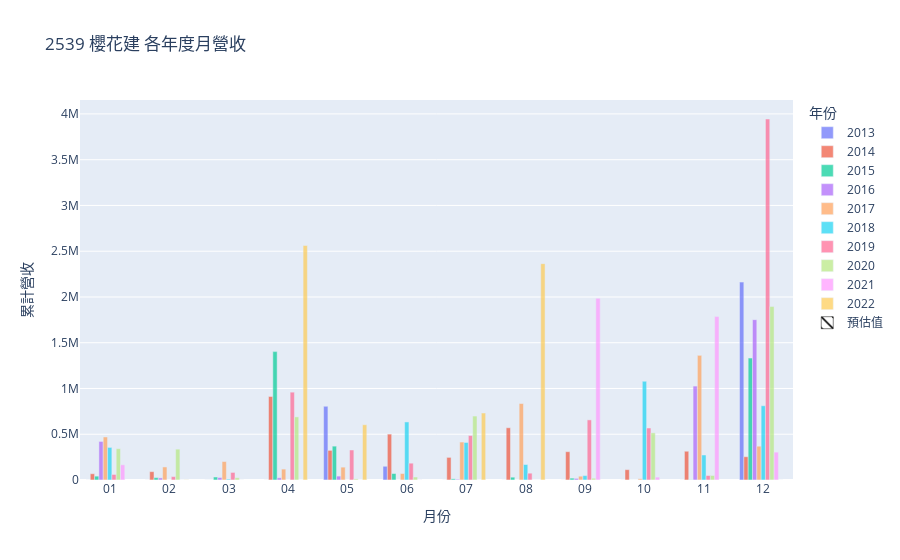
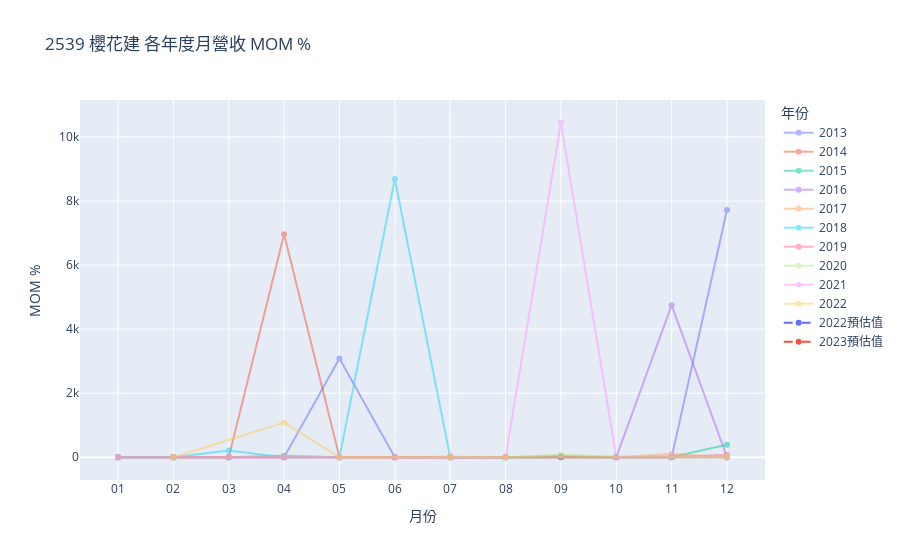
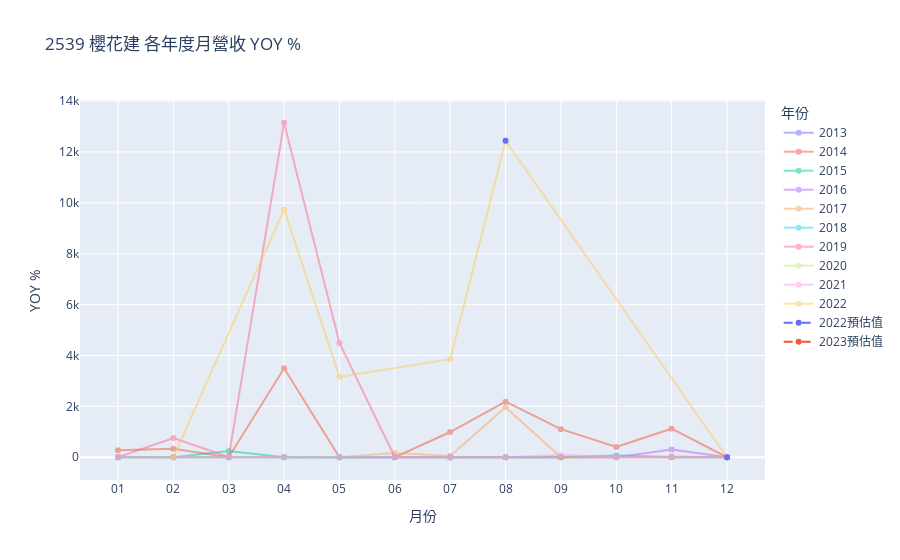

The notebook cell saved with these charts, in order:
### Code cell
data, table, latest, predict, REV.show(), MOM.show(), YOY.show()

### Figure 1 — Plotly figure (JSON) as saved in the notebook; plotly's stock layout.template omitted (floating-point values rounded to 4 significant figures)
{"data": [{"name": "2013", "opacity": 0.7, "type": "bar", "x": ["01", "02", "03", "04", "05", "06", "07", "08", "09", "10", "11", "12"], "y": [250, 270, 261, 261, 805622, 150039, 249, 261, 280, 280, 280, 2162470]}, {"name": "2014", "opacity": 0.7, "type": "bar", "x": ["01", "02", "03", "04", "05", "06", "07", "08", "09", "10", "11", "12"], "y": [68326, 91279, 131, 912496, 323912, 501623, 247081, 570616, 309288, 112953, 314223, 254454]}, {"name": "2015", "opacity": 0.7, "type": "bar", "x": ["01", "02", "03", "04", "05", "06", "07", "08", "09", "10", "11", "12"], "y": [42170, 26274, 32630, 1402952, 370044, 70989, 12945, 30864, 20649, 448, 3406, 1332763]}, {"name": "2016", "opacity": 0.7, "type": "bar", "x": ["01", "02", "03", "04", "05", "06", "07", "08", "09", "10", "11", "12"], "y": [421268, 22834, 26980, 23853, 42711, 422, 8473, 425, 17417, 216, 1026315, 1752074]}, {"name": "2017", "opacity": 0.7, "type": "bar", "x": ["01", "02", "03", "04", "05", "06", "07", "08", "09", "10", "11", "12"], "y": [470031, 142506, 201620, 119104, 140601, 70864, 414884, 835362, 41465, 13226, 1362299, 369385]}, {"name": "2018", "opacity": 0.7, "type": "bar", "x": ["01", "02", "03", "04", "05", "06", "07", "08", "09", "10", "11", "12"], "y": [356013, 49, 10473, 73, 73, 634454, 410032, 169291, 48083, 1078883, 273233, 811445]}, {"name": "2019", "opacity": 0.7, "type": "bar", "x": ["01", "02", "03", "04", "05", "06", "07", "08", "09", "10", "11", "12"], "y": [60528, 37192, 82670, 959824, 327899, 183800, 485938, 74517, 656827, 568195, 49071, 3944653]}, {"name": "2020", "opacity": 0.7, "type": "bar", "x": ["01", "02", "03", "04", "05", "06", "07", "08", "09", "10", "11", "12"], "y": [342160, 337298, 24785, 689502, 12159, 32552, 698940, 238, 19249, 515222, 49228, 1895156]}, {"name": "2021", "opacity": 0.7, "type": "bar", "x": ["01", "02", "03", "04", "05", "06", "07", "08", "09", "10", "11", "12"], "y": [165651, 214, 234, 263, 191, 526, 190, 190, 1985169, 31555, 1785385, 304748]}, {"name": "2022", "opacity": 0.7, "type": "bar", "x": ["02", "04", "05", "07", "08", "12"], "y": [2372, 2562133, 604021, 732130, 2364287, 0]}, {"marker": {"color": "black", "line": {"color": "black"}, "pattern": {"fillmode": "replace", "shape": "\\"}}, "name": "預估值", "opacity": 1, "type": "bar", "x": ["08", "08", "09", "10", "11", "12", "12", "02", "04", "05", "07", "08", "12"], "y": [null, null, null, null, null, null, null, null, null, null, null, null, null]}], "layout": {"autosize": true, "barmode": "group", "hovermode": "x unified", "legend": {"title": {"text": "年份"}}, "title": {"text": "2539 櫻花建 各年度月營收"}, "xaxis": {"autorange": true, "range": [-0.5, 11.5], "title": {"text": "月份"}, "type": "category"}, "yaxis": {"autorange": true, "range": [0, 4152000.0], "title": {"text": "累計營收"}, "type": "linear"}}}

### Figure 2 — Plotly figure (JSON) as saved in the notebook; plotly's stock layout.template omitted (floating-point values rounded to 4 significant figures)
{"data": [{"name": "2013", "opacity": 0.5, "type": "scatter", "x": ["01", "02", "03", "04", "05", "06", "07", "08", "09", "10", "11", "12"], "y": [null, 0.08, -0.03333, 0, 3086.0, -0.8138, -0.9983, 0.04819, 0.0728, 0, 0, 7722.0]}, {"name": "2014", "opacity": 0.5, "type": "scatter", "x": ["01", "02", "03", "04", "05", "06", "07", "08", "09", "10", "11", "12"], "y": [-0.9684, 0.3359, -0.9986, 6965.0, -0.645, 0.5486, -0.5074, 1.309, -0.458, -0.6348, 1.782, -0.1902]}, {"name": "2015", "opacity": 0.5, "type": "scatter", "x": ["01", "02", "03", "04", "05", "06", "07", "08", "09", "10", "11", "12"], "y": [-0.8343, -0.377, 0.2419, 42.0, -0.7362, -0.8082, -0.8176, 1.384, -0.331, -0.9783, 6.603, 390.3]}, {"name": "2016", "opacity": 0.5, "type": "scatter", "x": ["01", "02", "03", "04", "05", "06", "07", "08", "09", "10", "11", "12"], "y": [-0.6839, -0.9458, 0.1816, -0.1159, 0.7906, -0.9901, 19.08, -0.9498, 39.98, -0.9876, 4750.0, 0.7072]}, {"name": "2017", "opacity": 0.5, "type": "scatter", "x": ["01", "02", "03", "04", "05", "06", "07", "08", "09", "10", "11", "12"], "y": [-0.7317, -0.6968, 0.4148, -0.4093, 0.1805, -0.496, 4.855, 1.013, -0.9504, -0.681, 102.0, -0.7289]}, {"name": "2018", "opacity": 0.5, "type": "scatter", "x": ["01", "02", "03", "04", "05", "06", "07", "08", "09", "10", "11", "12"], "y": [-0.0362, -0.9999, 212.7, -0.993, 0, 8690.0, -0.3537, -0.5871, -0.716, 21.44, -0.7467, 1.97]}, {"name": "2019", "opacity": 0.5, "type": "scatter", "x": ["01", "02", "03", "04", "05", "06", "07", "08", "09", "10", "11", "12"], "y": [-0.9254, -0.3855, 1.223, 10.61, -0.6584, -0.4395, 1.644, -0.8467, 7.814, -0.1349, -0.9136, 79.39]}, {"name": "2020", "opacity": 0.5, "type": "scatter", "x": ["01", "02", "03", "04", "05", "06", "07", "08", "09", "10", "11", "12"], "y": [-0.9133, -0.01421, -0.9265, 26.82, -0.9824, 1.677, 20.47, -0.9997, 79.88, 25.77, -0.9045, 37.5]}, {"name": "2021", "opacity": 0.5, "type": "scatter", "x": ["01", "02", "03", "04", "05", "06", "07", "08", "09", "10", "11", "12"], "y": [-0.9126, -0.9987, 0.09346, 0.1239, -0.2738, 1.754, -0.6388, 0, 10450.0, -0.9841, 55.58, -0.8293]}, {"name": "2022", "opacity": 0.5, "type": "scatter", "x": ["02", "04", "05", "07", "08", "12"], "y": [-0.9922, 1079.0, -0.7643, 0.2121, 2.229, -1]}, {"connectgaps": false, "line": {"dash": "dash"}, "name": "2022預估值", "type": "scatter", "x": ["08", "08", "09", "10", "11", "12", "12"], "y": [null, null, null, null, null, null, null]}, {"connectgaps": false, "line": {"dash": "dash"}, "name": "2023預估值", "type": "scatter", "x": ["02", "04", "05", "07", "08", "12"], "y": [null, null, null, null, null, null]}], "layout": {"autosize": true, "hovermode": "x unified", "legend": {"title": {"text": "年份"}}, "title": {"text": "2539 櫻花建 各年度月營收 MOM %"}, "xaxis": {"autorange": true, "range": [-0.6847, 11.68], "title": {"text": "月份"}, "type": "category"}, "yaxis": {"autorange": true, "range": [-863.2, 11310.0], "title": {"text": "MOM %"}, "type": "linear"}}}

### Figure 3 — Plotly figure (JSON) as saved in the notebook; plotly's stock layout.template omitted (floating-point values rounded to 4 significant figures)
{"data": [{"name": "2013", "opacity": 0.5, "type": "scatter", "x": ["01", "02", "03", "04", "05", "06", "07", "08", "09", "10", "11", "12"], "y": [null, null, null, null, null, null, null, null, null, null, null, null]}, {"name": "2014", "opacity": 0.5, "type": "scatter", "x": ["01", "02", "03", "04", "05", "06", "07", "08", "09", "10", "11", "12"], "y": [272.3, 337.1, -0.4981, 3495.0, -0.5979, 2.343, 991.3, 2185.0, 1104.0, 402.4, 1121.0, -0.8823]}, {"name": "2015", "opacity": 0.5, "type": "scatter", "x": ["01", "02", "03", "04", "05", "06", "07", "08", "09", "10", "11", "12"], "y": [-0.3828, -0.7122, 248.1, 0.5375, 0.1424, -0.8585, -0.9476, -0.9459, -0.9332, -0.996, -0.9892, 4.238]}, {"name": "2016", "opacity": 0.5, "type": "scatter", "x": ["01", "02", "03", "04", "05", "06", "07", "08", "09", "10", "11", "12"], "y": [8.99, -0.1309, -0.1732, -0.983, -0.8846, -0.9941, -0.3455, -0.9862, -0.1565, -0.5179, 300.3, 0.3146]}, {"name": "2017", "opacity": 0.5, "type": "scatter", "x": ["01", "02", "03", "04", "05", "06", "07", "08", "09", "10", "11", "12"], "y": [0.1158, 5.241, 6.473, 3.993, 2.292, 166.9, 47.97, 1965.0, 1.381, 60.23, 0.3274, -0.7892]}, {"name": "2018", "opacity": 0.5, "type": "scatter", "x": ["01", "02", "03", "04", "05", "06", "07", "08", "09", "10", "11", "12"], "y": [-0.2426, -0.9997, -0.9481, -0.9994, -0.9995, 7.953, -0.01169, -0.7973, 0.1596, 80.57, -0.7994, 1.197]}, {"name": "2019", "opacity": 0.5, "type": "scatter", "x": ["01", "02", "03", "04", "05", "06", "07", "08", "09", "10", "11", "12"], "y": [-0.83, 758.0, 6.894, 13150.0, 4491.0, -0.7103, 0.1851, -0.5598, 12.66, -0.4733, -0.8204, 3.861]}, {"name": "2020", "opacity": 0.5, "type": "scatter", "x": ["01", "02", "03", "04", "05", "06", "07", "08", "09", "10", "11", "12"], "y": [4.653, 8.069, -0.7002, -0.2816, -0.9629, -0.8229, 0.4383, -0.9968, -0.9707, -0.09323, 0.003199, -0.5196]}, {"name": "2021", "opacity": 0.5, "type": "scatter", "x": ["01", "02", "03", "04", "05", "06", "07", "08", "09", "10", "11", "12"], "y": [-0.5159, -0.9994, -0.9906, -0.9996, -0.9843, -0.9838, -0.9997, -0.2017, 102.1, -0.9388, 35.27, -0.8392]}, {"name": "2022", "opacity": 0.5, "type": "scatter", "x": ["02", "04", "05", "07", "08", "12"], "y": [10.08, 9741.0, 3161.0, 3852.0, 12440.0, -1]}, {"connectgaps": false, "line": {"dash": "dash"}, "name": "2022預估值", "type": "scatter", "x": ["08", "08", "09", "10", "11", "12", "12"], "y": [null, 12440.0, null, null, null, null, -1]}, {"connectgaps": false, "line": {"dash": "dash"}, "name": "2023預估值", "type": "scatter", "x": ["02", "04", "05", "07", "08", "12"], "y": [null, null, null, null, null, null]}], "layout": {"autosize": true, "hovermode": "x unified", "legend": {"title": {"text": "年份"}}, "title": {"text": "2539 櫻花建 各年度月營收 YOY %"}, "xaxis": {"autorange": true, "range": [-0.6847, 11.68], "title": {"text": "月份"}, "type": "category"}, "yaxis": {"autorange": true, "range": [-1086.0, 14230.0], "title": {"text": "YOY %"}}}}
